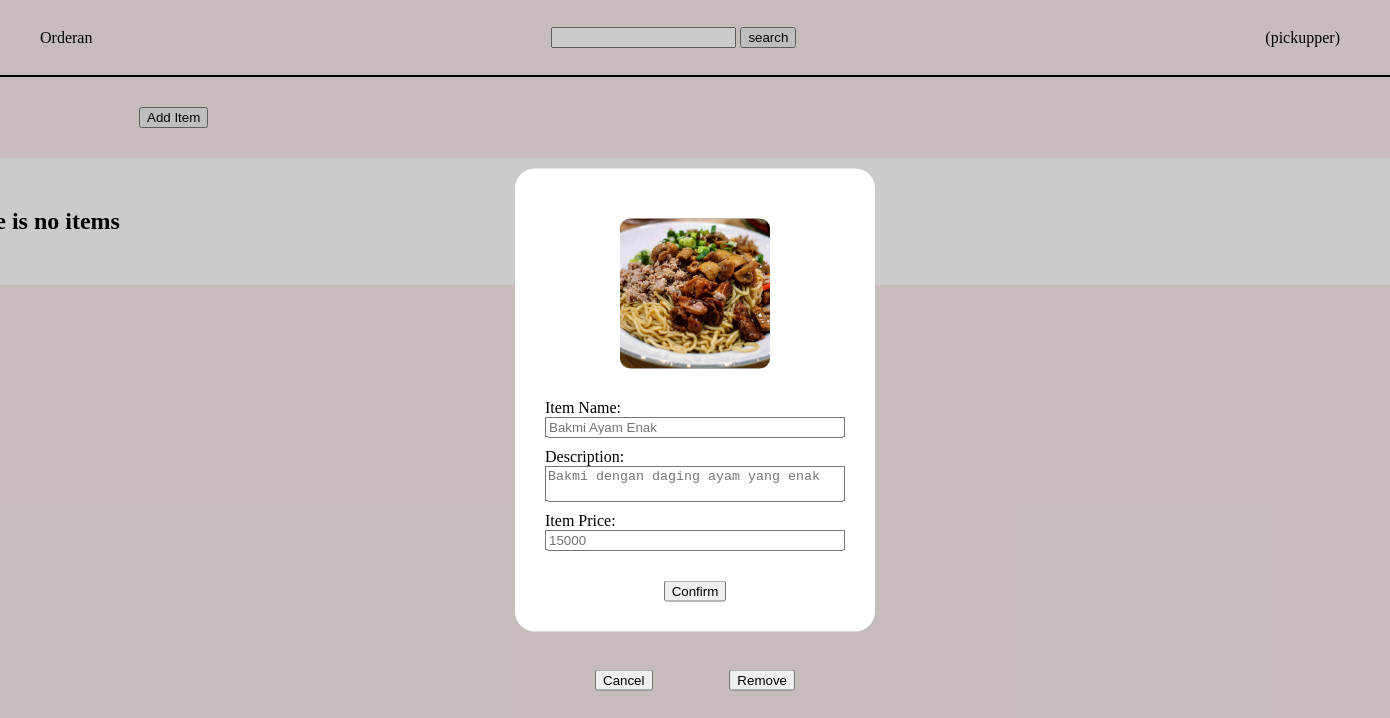
The app's page /Manageitems.php?editbtn=1 (signed in) with its own data.
### tables this page shows
CREATE TABLE `item` (
  `ItemID` int(11) NOT NULL,
  `ShopID` int(11) NOT NULL,
  `ItemName` varchar(50) NOT NULL,
  `ItemDescription` varchar(255) NOT NULL,
  `ItemPrice` int(11) NOT NULL,
  `ItemAvailability` int(1) NOT NULL DEFAULT 1
);

### Manageitems.php (the view, shortened to what this page needs)
<?php
    require_once 'connect.php';
    if(isset($_GET['editbtn'])){
        $query=mysqli_query($conn, "SELECT * FROM item i WHERE i.ItemID LIKE '".$_SESSION['itemid']."'");
        $selecteditem=$query->fetch_assoc();
    }
    if(isset($_GET['editbtn'])){
        echo '<div id="changemenucont">';
        echo '<form id="registform" class="overlayitem" method="post">';
        echo '<div id="shoppiccontainer"><img id="shoppic" src="foodpictures/'.$selecteditem['ItemID'].'.png" alt="LOGO"></div>';
        echo '<label for="itemname">Item Name:</label>
        <input type="text" name="itemname" placeholder="'.$selecteditem['ItemName'].'">';
        echo '<label for="itemdesc">Description:</label>
        <textarea id="itemdesctextarea" name="itemdesc" placeholder="'.$selecteditem['ItemDescription'].'"></textarea>';
        echo '<label for="itemprice">Item Price:</label>
        <input type="text" name="itemprice" placeholder="'.$selecteditem['ItemPrice'].'">';
        echo '<button type="submit" name="confirmbtn" value="confirm" id="edititemconfirm">Confirm</button>';
        echo '</form>';
        echo '<form id="formcancelbtn" class="manageitemcancel" method="post">';
        echo '<input type="submit" name="cancelbutton" value="Cancel">';
        echo '<input type="submit" name="removebutton" value="Remove">';
        echo '</form>';
        echo '</div>';
    }
?>
<!DOCTYPE html>
<html lang="en">
<head>
</head>
<body>
    <header>
        <div id="logo">Orderan</div>
        <form id="searchbar" method="post">
            <input type="text" id="searchbar" name='searchbar'>
            <input type="submit" name="search" value="search"></input>
        </form>
        <div id="profile">
            (<?php
                echo $_SESSION['user']['UserUsername']
            ?>)
        </div>
    </header>
    <div id="content">
        <div class="additemcont">
            <form>
                <input type="submit" name="additem" value="Add Item">
            </form>
        </div>
        <?php
        $query="SELECT * FROM item i WHERE i.ShopID LIKE '".$_SESSION['yourshop']['ShopID']."' AND i.ItemAvailability='1'";
        $query=mysqli_query($conn, $query);
        echo '<div id="gridview">';
        if(mysqli_num_rows($query)!=0){
            while ($d=$query->fetch_assoc()){
                echo '<div id="itemlistgrid">';
                echo '<div id="shoppiccontainer"><img id="shoppic" src="foodpictures/'.$d['ItemID'].'.png" alt="LOGO"></div>';
                echo '<h1>'.$d['ItemName'].'</h1>';
                if($d['ItemDescription']!=null){
                    echo '<p>'.$d['ItemDescription'].'</p>';
                }else{
                    echo '<p>Tanpa deskripsi</p>';
                }
                echo '<p>Price: '.$d['ItemPrice'].'</p>';
                echo '<form method="GET">';
                echo '<button name="editbtn" value="'.$d['ItemID'].'">';
                echo 'Edit Item</button>';
                echo '</form>';
                echo '</div>';
                unset($ordernum);
                unset($total);
                unset($datetime);
            }
        }else{
            if(isset($_POST['search'])){
                echo '<h2>There is no item(s) found with that name</h2>';
            }else{
                echo '<h2>There is no items</h2>';
            }
        }
        echo '</div>';
        ?>
    </div>
</body>
<link rel="stylesheet" href="style.css">
</html>

### style.css (style rules this page uses)
body { padding: 0; margin: 0; background-color: #f8ecec; position: relative; }
header { display: flex; align-items: center; height: 75px; justify-content: space-between; padding: 0px 40px; border-bottom: 2px solid; }
#profile { position: relative; padding: 0 10px; }
#content { padding-top: 20px; display: flex; justify-content: center; flex-direction: column; align-items: center; }
#shoppic, #foodpic, #shoppichis { height: 150px; width: 150px; object-fit: cover; display: flex; justify-content: center; align-items: center; border-radius: 10px; }
#shoppiccontainer, #foodpiccontainer, #shoppiccontainerhis { height: 150px; width: 150px; margin: 20px; position: relative; background-color: gray; border-radius: 12px; display: flex; justify-content: center; align-items: center; }
#registform { display: flex; flex-direction: column; align-items: center; background-color: white; padding: 50px; padding-top: 0; margin-top: 100px; border-radius: 20px; }
#registform label { margin-top: 50px; width: 300px; }
#registform input { width: 100%; }
#gridview { display: grid; grid-template-columns: 500px 500px 500px; background-color: white; padding: 30px; }
#changemenucont { position: absolute; height: 100vh; width: 100vw; left: 0; top: 0; z-index: 2; background-color: rgba(0, 0, 0, 0.205); }
.overlayitem { padding: 30px !important; position: absolute; top: 400px; left: 50%; transform: translateY(-50%) translateX(-50%); margin-top: 0px !important; }
.overlayitem > label { margin-top: 10px !important; }
#formcancelbtn { position: absolute; left: 50%; top: 680px; transform: translateY(-50%) translateX(-50%); }
#itemdesctextarea { width: 100%; resize: none; }
#edititemconfirm { margin-top: 30px; }
* > form { margin-bottom: 0; }
.manageitemcancel { width: 200px; display: flex; justify-content: space-between; }
.additemcont { width: 80%; display: flex; justify-content: left; margin-bottom: 30px; margin-top: 10px; }

### records on screen
item: itemname "Bakmi Ayam Enak", itemdesc "Bakmi dengan daging ayam yang enak", itemprice "15000"

### other values on screen
$_SESSION['user']['UserUsername'] "pickupper"
